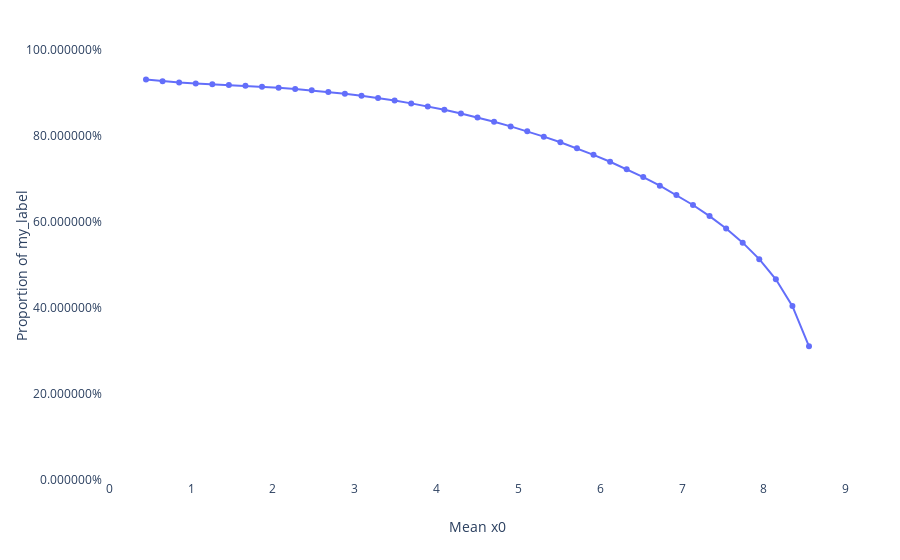

The notebook cell this image was saved under:
### Code cell
explainer.plot_bias(X["x0"], y_pred, inline=True)

### Figure 1 — Plotly figure (JSON) as saved in the notebook; plotly's stock layout.template omitted (floating-point values rounded to 4 significant figures)
{"data": [{"hoverinfo": "x+y", "mode": "lines+markers", "name": "Mean", "type": "scatter", "x": [0.45, 0.6525, 0.855, 1.058, 1.26, 1.463, 1.665, 1.868, 2.07, 2.272, 2.475, 2.678, 2.88, 3.083, 3.285, 3.487, 3.69, 3.893, 4.095, 4.298, 4.5, 4.702, 4.905, 5.107, 5.31, 5.512, 5.715, 5.917, 6.12, 6.322, 6.525, 6.727, 6.93, 7.132, 7.335, 7.537, 7.74, 7.942, 8.145, 8.347, 8.55], "y": [0.9315, 0.927, 0.9243, 0.9223, 0.9205, 0.9187, 0.9167, 0.9146, 0.9122, 0.9094, 0.9061, 0.9025, 0.8983, 0.8936, 0.8883, 0.8824, 0.8759, 0.8687, 0.8609, 0.8523, 0.8431, 0.8331, 0.8224, 0.8109, 0.7985, 0.7854, 0.7713, 0.7562, 0.7401, 0.7229, 0.7044, 0.6846, 0.663, 0.6395, 0.6137, 0.5848, 0.552, 0.5136, 0.4667, 0.4044, 0.3109]}], "layout": {"margin": {"r": 50, "t": 50}, "plot_bgcolor": "white", "xaxis": {"title": {"text": "Mean x0"}, "zeroline": false}, "yaxis": {"range": [0, 1], "showline": true, "tickformat": "%", "title": {"text": "Proportion of my_label"}}}}
